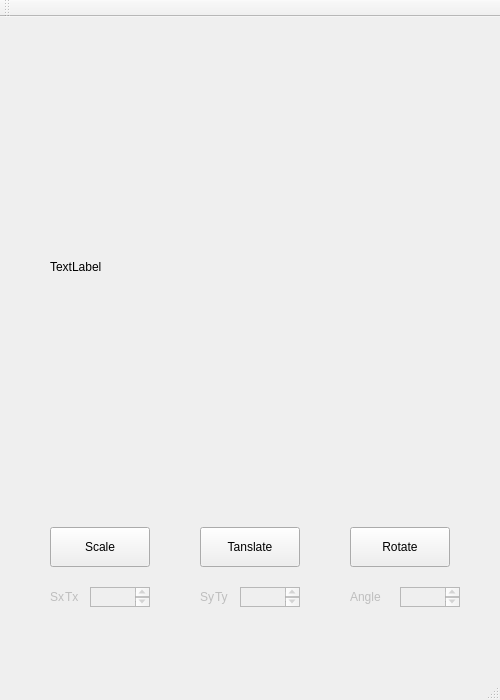
<?xml version="1.0" encoding="UTF-8"?>
<ui version="4.0">
 <class>MainWindow</class>
 <widget class="QMainWindow" name="MainWindow">
  <property name="geometry">
   <rect>
    <x>0</x>
    <y>0</y>
    <width>500</width>
    <height>700</height>
   </rect>
  </property>
  <property name="windowTitle">
   <string>MainWindow</string>
  </property>
  <widget class="QWidget" name="centralWidget">
   <widget class="QLabel" name="label">
    <property name="geometry">
     <rect>
      <x>50</x>
      <y>50</y>
      <width>400</width>
      <height>400</height>
     </rect>
    </property>
    <property name="text">
     <string>TextLabel</string>
    </property>
   </widget>
   <widget class="QPushButton" name="pushButton">
    <property name="enabled">
     <bool>true</bool>
    </property>
    <property name="geometry">
     <rect>
      <x>50</x>
      <y>510</y>
      <width>100</width>
      <height>40</height>
     </rect>
    </property>
    <property name="text">
     <string>Scale</string>
    </property>
   </widget>
   <widget class="QPushButton" name="pushButton_2">
    <property name="geometry">
     <rect>
      <x>200</x>
      <y>510</y>
      <width>100</width>
      <height>40</height>
     </rect>
    </property>
    <property name="text">
     <string>Tanslate</string>
    </property>
   </widget>
   <widget class="QPushButton" name="pushButton_3">
    <property name="geometry">
     <rect>
      <x>350</x>
      <y>510</y>
      <width>100</width>
      <height>40</height>
     </rect>
    </property>
    <property name="text">
     <string>Rotate</string>
    </property>
   </widget>
   <widget class="QLabel" name="label_2">
    <property name="enabled">
     <bool>false</bool>
    </property>
    <property name="geometry">
     <rect>
      <x>50</x>
      <y>570</y>
      <width>15</width>
      <height>20</height>
     </rect>
    </property>
    <property name="text">
     <string>Sx</string>
    </property>
   </widget>
   <widget class="QLabel" name="label_3">
    <property name="enabled">
     <bool>false</bool>
    </property>
    <property name="geometry">
     <rect>
      <x>65</x>
      <y>570</y>
      <width>15</width>
      <height>20</height>
     </rect>
    </property>
    <property name="text">
     <string>Tx</string>
    </property>
   </widget>
   <widget class="QLabel" name="label_4">
    <property name="enabled">
     <bool>false</bool>
    </property>
    <property name="geometry">
     <rect>
      <x>200</x>
      <y>570</y>
      <width>15</width>
      <height>20</height>
     </rect>
    </property>
    <property name="text">
     <string>Sy</string>
    </property>
   </widget>
   <widget class="QLabel" name="label_5">
    <property name="enabled">
     <bool>false</bool>
    </property>
    <property name="geometry">
     <rect>
      <x>215</x>
      <y>570</y>
      <width>15</width>
      <height>20</height>
     </rect>
    </property>
    <property name="text">
     <string>Ty</string>
    </property>
   </widget>
   <widget class="QLabel" name="label_6">
    <property name="enabled">
     <bool>false</bool>
    </property>
    <property name="geometry">
     <rect>
      <x>350</x>
      <y>570</y>
      <width>40</width>
      <height>20</height>
     </rect>
    </property>
    <property name="text">
     <string>Angle</string>
    </property>
   </widget>
   <widget class="QTextEdit" name="textEdit">
    <property name="enabled">
     <bool>false</bool>
    </property>
    <property name="geometry">
     <rect>
      <x>90</x>
      <y>570</y>
      <width>60</width>
      <height>20</height>
     </rect>
    </property>
   </widget>
   <widget class="QTextEdit" name="textEdit_2">
    <property name="enabled">
     <bool>false</bool>
    </property>
    <property name="geometry">
     <rect>
      <x>240</x>
      <y>570</y>
      <width>60</width>
      <height>20</height>
     </rect>
    </property>
   </widget>
   <widget class="QTextEdit" name="textEdit_3">
    <property name="enabled">
     <bool>false</bool>
    </property>
    <property name="geometry">
     <rect>
      <x>400</x>
      <y>570</y>
      <width>60</width>
      <height>20</height>
     </rect>
    </property>
   </widget>
  </widget>
  <widget class="QMenuBar" name="menuBar">
   <property name="geometry">
    <rect>
     <x>0</x>
     <y>0</y>
     <width>500</width>
     <height>28</height>
    </rect>
   </property>
  </widget>
  <widget class="QToolBar" name="mainToolBar">
   <attribute name="toolBarArea">
    <enum>TopToolBarArea</enum>
   </attribute>
   <attribute name="toolBarBreak">
    <bool>false</bool>
   </attribute>
  </widget>
  <widget class="QStatusBar" name="statusBar"/>
 </widget>
 <layoutdefault spacing="6" margin="11"/>
 <resources/>
 <connections/>
</ui>
